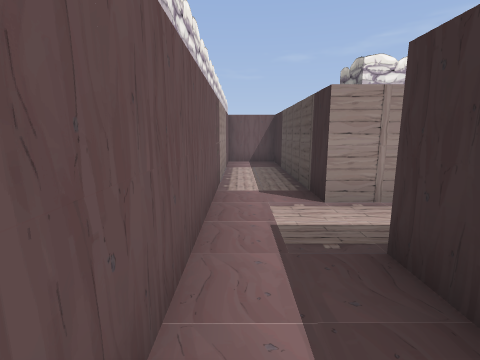
view 1 (above)

16 first-person views from a walk through a 3-D level made in the Godot game engine. The camera is 1.2 m above the floor, tilts 10° down and sees 85° across. The floor is counted in squares, 1 m on a side. Each view is taken from the middle of a square. On the plan, view 1 faces up. The plan holds only what a view shows up to about 12 squares ahead; the rest is blank.

view 2
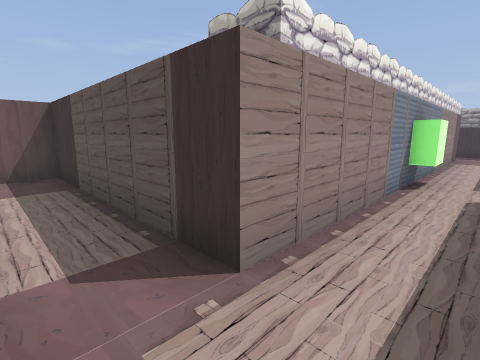

view 3
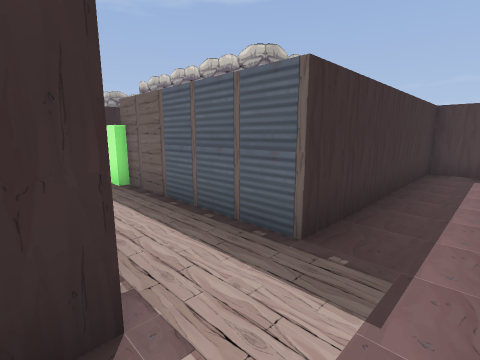

view 4
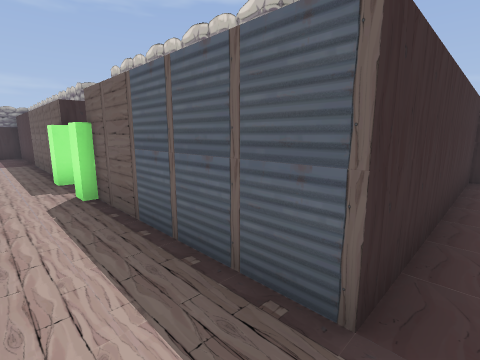

view 5
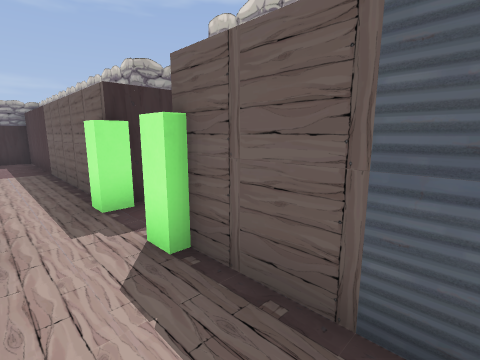

view 6
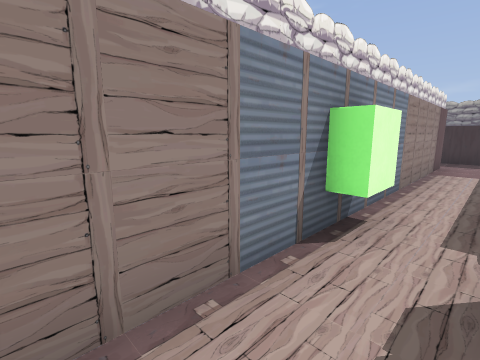

view 7
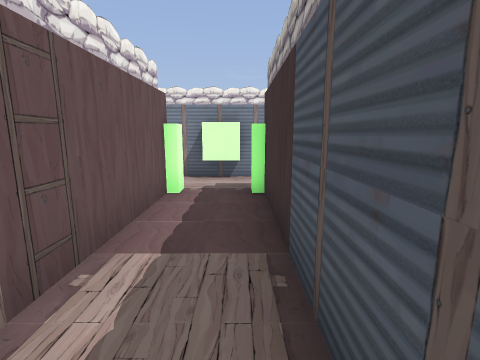

view 8
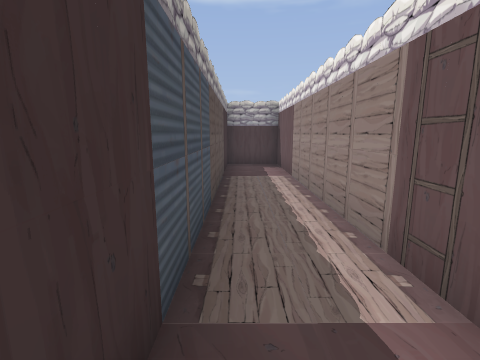

view 9
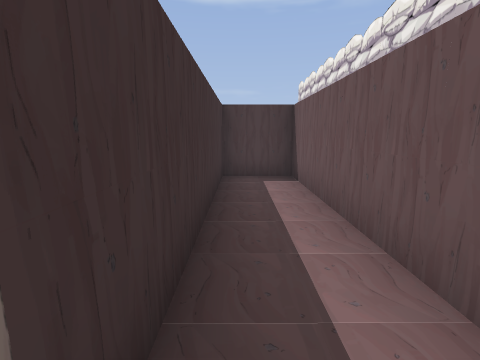

view 10
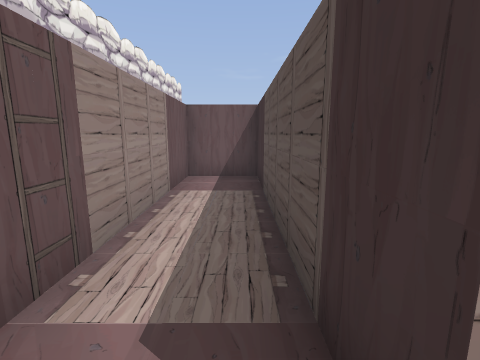

view 11
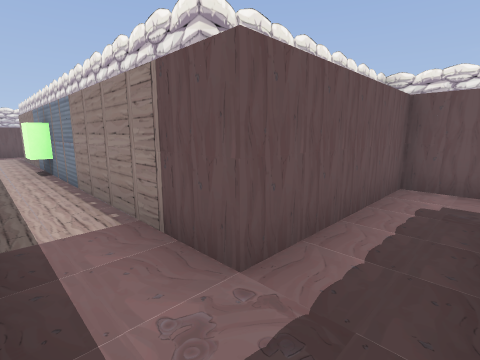

view 12
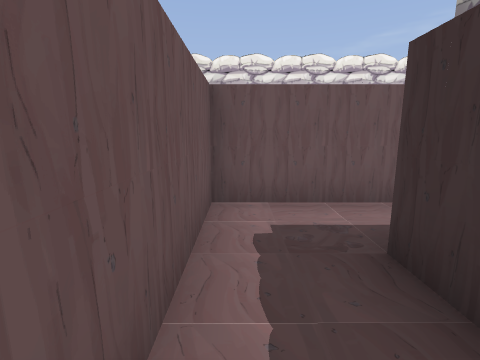

view 13
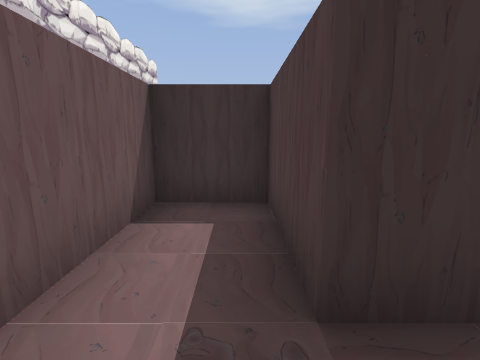

view 14
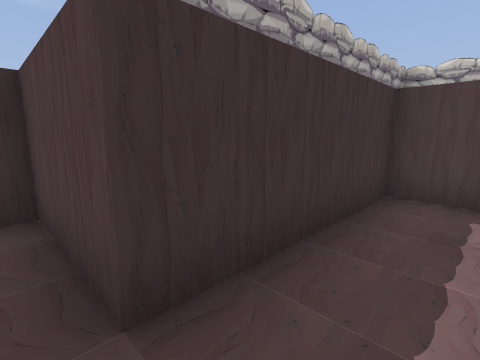

view 15
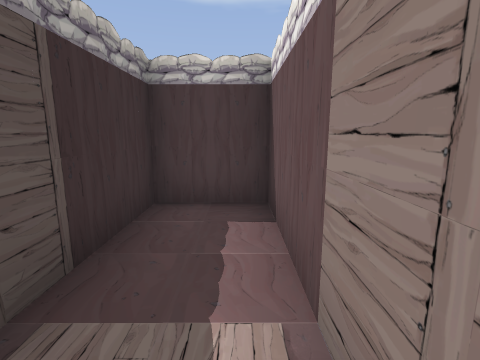

view 16
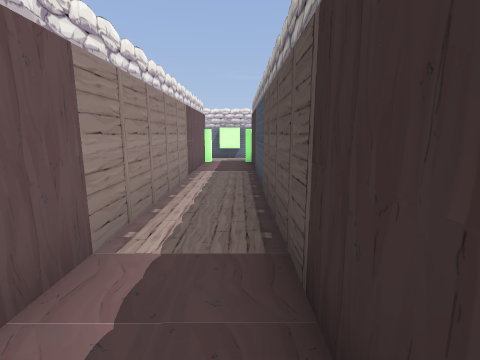

### Floor plan
Points are (right, up) in squares from view 1. A wall is a line through its corners. A room is listed if a view was taken in it or the views show most of it. See-through windows are left out.
Room 1 (views 1, 2, 3, 4, 5, 6, 7, 8, 9, 10, 11, 12, 13, 14, 15, 16)
walls: (6.5, 2.5) (6.5, -9.5) (8.5, -9.5) (8.5, 2.5) (17.5, 2.5) (17.5, 7.5) (20.5, 7.5) (20.5, 9.5) (15.5, 9.5) (15.5, 4.5) (1.5, 4.5) (1.5, 11.5) (-0.5, 11.5) (-0.5, -4.5) (1.5, -4.5) (1.5, 2.5) (6.5, 2.5)
objects: other object (6, 2) to (7, 3); other object (7, 4) to (8, 4); other object (8, 2)

Where each view was taken, in squares from view 1:
view 1: 0 up, 0 right, facing up
view 2: 3 up, 0 right, facing up-right
view 3: 5 up, 0 right, facing down-right
view 4: 4 up, 1 right, facing down-right
view 5: 4 up, 4 right, facing down-right
view 6: 3 up, 4 right, facing up-right
view 7: 3 down, 8 right, facing up
view 8: 1 up, 8 right, facing down
view 9: 3 up, 1 right, facing down
view 10: 4 up, 1 right, facing up
view 11: 3 up, 17 right, facing up-left
view 12: 5 up, 16 right, facing up
view 13: 8 up, 16 right, facing right
view 14: 8 up, 16 right, facing down-right
view 15: 5 down, 7 right, facing down
view 16: 9 down, 8 right, facing up
